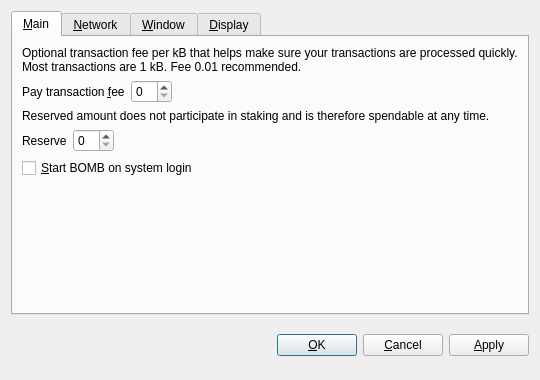
<?xml version="1.0" encoding="UTF-8"?>
<ui version="4.0">
 <class>OptionsDialog</class>
 <widget class="QDialog" name="OptionsDialog">
  <property name="geometry">
   <rect>
    <x>0</x>
    <y>0</y>
    <width>540</width>
    <height>380</height>
   </rect>
  </property>
  <property name="windowTitle">
   <string>Options</string>
  </property>
  <property name="modal">
   <bool>true</bool>
  </property>
  <layout class="QVBoxLayout" name="verticalLayout">
   <item>
    <widget class="QTabWidget" name="tabWidget">
     <property name="tabPosition">
      <enum>QTabWidget::North</enum>
     </property>
     <property name="currentIndex">
      <number>0</number>
     </property>
     <widget class="QWidget" name="tabMain">
      <attribute name="title">
       <string>&amp;Main</string>
      </attribute>
      <layout class="QVBoxLayout" name="verticalLayout_Main">
       <item>
        <widget class="QLabel" name="transactionFeeInfoLabel">
         <property name="text">
          <string>Optional transaction fee per kB that helps make sure your transactions are processed quickly. Most transactions are 1 kB. Fee 0.01 recommended.</string>
         </property>
         <property name="textFormat">
          <enum>Qt::PlainText</enum>
         </property>
         <property name="wordWrap">
          <bool>true</bool>
         </property>
        </widget>
       </item>
       <item>
        <layout class="QHBoxLayout" name="horizontalLayoutFee">
         <item>
          <widget class="QLabel" name="transactionFeeLabel">
           <property name="text">
            <string>Pay transaction &amp;fee</string>
           </property>
           <property name="textFormat">
            <enum>Qt::PlainText</enum>
           </property>
           <property name="buddy">
            <cstring>transactionFee</cstring>
           </property>
          </widget>
         </item>
         <item>
          <widget class="BitcoinAmountField" name="transactionFee"/>
         </item>
         <item>
          <spacer name="horizontalSpacerFee">
           <property name="orientation">
            <enum>Qt::Horizontal</enum>
           </property>
           <property name="sizeHint" stdset="0">
            <size>
             <width>40</width>
             <height>20</height>
            </size>
           </property>
          </spacer>
         </item>
        </layout>
       </item>
       <item>
        <widget class="QLabel" name="reserveBalanceInfoLabel">
         <property name="text">
          <string>Reserved amount does not participate in staking and is therefore spendable at any time.</string>
         </property>
         <property name="textFormat">
          <enum>Qt::PlainText</enum>
         </property>
         <property name="wordWrap">
          <bool>true</bool>
         </property>
        </widget>
       </item>
       <item>
        <layout class="QHBoxLayout" name="horizontalLayoutReserveBalance">
         <item>
          <widget class="QLabel" name="reserveBalanceLabel">
           <property name="text">
            <string>Reserve</string>
           </property>
           <property name="textFormat">
            <enum>Qt::PlainText</enum>
           </property>
           <property name="buddy">
            <cstring>reserveBalance</cstring>
           </property>
          </widget>
         </item>
         <item>
          <widget class="BitcoinAmountField" name="reserveBalance"/>
         </item>
         <item>
          <spacer name="horizontalSpacerReserveBalance">
           <property name="orientation">
            <enum>Qt::Horizontal</enum>
           </property>
           <property name="sizeHint" stdset="0">
            <size>
             <width>40</width>
             <height>20</height>
            </size>
           </property>
          </spacer>
         </item>
        </layout>
       </item>
       <item>
        <widget class="QCheckBox" name="bitcoinAtStartup">
         <property name="toolTip">
          <string>Automatically start BOMB after logging in to the system.</string>
         </property>
         <property name="text">
          <string>&amp;Start BOMB on system login</string>
         </property>
        </widget>
       </item>
       <item>
        <spacer name="verticalSpacer_Main">
         <property name="orientation">
          <enum>Qt::Vertical</enum>
         </property>
         <property name="sizeHint" stdset="0">
          <size>
           <width>20</width>
           <height>40</height>
          </size>
         </property>
        </spacer>
       </item>
      </layout>
     </widget>
     <widget class="QWidget" name="tabNetwork">
      <attribute name="title">
       <string>&amp;Network</string>
      </attribute>
      <layout class="QVBoxLayout" name="verticalLayout_Network">
       <item>
        <widget class="QCheckBox" name="mapPortUpnp">
         <property name="toolTip">
          <string>Automatically open the BOMB client port on the router. This only works when your router supports UPnP and it is enabled.</string>
         </property>
         <property name="text">
          <string>Map port using &amp;UPnP</string>
         </property>
        </widget>
       </item>
       <item>
        <widget class="QCheckBox" name="connectSocks">
         <property name="toolTip">
          <string>Connect to the BOMB network through a SOCKS proxy (e.g. when connecting through Tor).</string>
         </property>
         <property name="text">
          <string>&amp;Connect through SOCKS proxy:</string>
         </property>
        </widget>
       </item>
       <item>
        <layout class="QHBoxLayout" name="horizontalLayout_Network">
         <item>
          <widget class="QLabel" name="proxyIpLabel">
           <property name="text">
            <string>Proxy &amp;IP:</string>
           </property>
           <property name="textFormat">
            <enum>Qt::PlainText</enum>
           </property>
           <property name="buddy">
            <cstring>proxyIp</cstring>
           </property>
          </widget>
         </item>
         <item>
          <widget class="QValidatedLineEdit" name="proxyIp">
           <property name="maximumSize">
            <size>
             <width>140</width>
             <height>16777215</height>
            </size>
           </property>
           <property name="toolTip">
            <string>IP address of the proxy (e.g. 127.0.0.1)</string>
           </property>
          </widget>
         </item>
         <item>
          <widget class="QLabel" name="proxyPortLabel">
           <property name="text">
            <string>&amp;Port:</string>
           </property>
           <property name="textFormat">
            <enum>Qt::PlainText</enum>
           </property>
           <property name="buddy">
            <cstring>proxyPort</cstring>
           </property>
          </widget>
         </item>
         <item>
          <widget class="QLineEdit" name="proxyPort">
           <property name="maximumSize">
            <size>
             <width>55</width>
             <height>16777215</height>
            </size>
           </property>
           <property name="toolTip">
            <string>Port of the proxy (e.g. 9050)</string>
           </property>
          </widget>
         </item>
         <item>
          <widget class="QLabel" name="socksVersionLabel">
           <property name="text">
            <string>SOCKS &amp;Version:</string>
           </property>
           <property name="textFormat">
            <enum>Qt::PlainText</enum>
           </property>
           <property name="buddy">
            <cstring>socksVersion</cstring>
           </property>
          </widget>
         </item>
         <item>
          <widget class="QValueComboBox" name="socksVersion">
           <property name="toolTip">
            <string>SOCKS version of the proxy (e.g. 5)</string>
           </property>
          </widget>
         </item>
         <item>
          <spacer name="horizontalSpacer_Network">
           <property name="orientation">
            <enum>Qt::Horizontal</enum>
           </property>
           <property name="sizeHint" stdset="0">
            <size>
             <width>40</width>
             <height>20</height>
            </size>
           </property>
          </spacer>
         </item>
        </layout>
       </item>
       <item>
        <spacer name="verticalSpacer_Network">
         <property name="orientation">
          <enum>Qt::Vertical</enum>
         </property>
         <property name="sizeHint" stdset="0">
          <size>
           <width>20</width>
           <height>40</height>
          </size>
         </property>
        </spacer>
       </item>
      </layout>
     </widget>
     <widget class="QWidget" name="tabWindow">
      <attribute name="title">
       <string>&amp;Window</string>
      </attribute>
      <layout class="QVBoxLayout" name="verticalLayout_Window">
       <item>
        <widget class="QCheckBox" name="minimizeToTray">
         <property name="toolTip">
          <string>Show only a tray icon after minimizing the window.</string>
         </property>
         <property name="text">
          <string>&amp;Minimize to the tray instead of the taskbar</string>
         </property>
        </widget>
       </item>
       <item>
        <widget class="QCheckBox" name="minimizeOnClose">
         <property name="toolTip">
          <string>Minimize instead of exit the application when the window is closed. When this option is enabled, the application will be closed only after selecting Quit in the menu.</string>
         </property>
         <property name="text">
          <string>M&amp;inimize on close</string>
         </property>
        </widget>
       </item>
       <item>
        <spacer name="verticalSpacer_Window">
         <property name="orientation">
          <enum>Qt::Vertical</enum>
         </property>
         <property name="sizeHint" stdset="0">
          <size>
           <width>20</width>
           <height>40</height>
          </size>
         </property>
        </spacer>
       </item>
      </layout>
     </widget>
     <widget class="QWidget" name="tabDisplay">
      <attribute name="title">
       <string>&amp;Display</string>
      </attribute>
      <layout class="QVBoxLayout" name="verticalLayout_Display">
       <item>
        <layout class="QHBoxLayout" name="horizontalLayout_1_Display">
         <item>
          <widget class="QLabel" name="langLabel">
           <property name="text">
            <string>User Interface &amp;language:</string>
           </property>
           <property name="textFormat">
            <enum>Qt::PlainText</enum>
           </property>
           <property name="buddy">
            <cstring>lang</cstring>
           </property>
          </widget>
         </item>
         <item>
          <widget class="QValueComboBox" name="lang">
           <property name="toolTip">
            <string>The user interface language can be set here. This setting will take effect after restarting BOMB.</string>
           </property>
          </widget>
         </item>
        </layout>
       </item>
       <item>
        <layout class="QHBoxLayout" name="horizontalLayout_2_Display">
         <item>
          <widget class="QLabel" name="unitLabel">
           <property name="text">
            <string>&amp;Unit to show amounts in:</string>
           </property>
           <property name="textFormat">
            <enum>Qt::PlainText</enum>
           </property>
           <property name="buddy">
            <cstring>unit</cstring>
           </property>
          </widget>
         </item>
         <item>
          <widget class="QValueComboBox" name="unit">
           <property name="toolTip">
            <string>Choose the default subdivision unit to show in the interface and when sending coins.</string>
           </property>
          </widget>
         </item>
        </layout>
       </item>
       <item>
        <widget class="QCheckBox" name="displayAddresses">
         <property name="toolTip">
          <string>Whether to show BOMB addresses in the transaction list or not.</string>
         </property>
         <property name="text">
          <string>&amp;Display addresses in transaction list</string>
         </property>
        </widget>
       </item>
       <item>
        <widget class="QCheckBox" name="coinControlFeatures">
         <property name="toolTip">
          <string>Whether to show coin control features or not.</string>
         </property>
         <property name="text">
          <string>Display coin &amp;control features (experts only!)</string>
         </property>
        </widget>
       </item>
       <item>
        <spacer name="verticalSpacer_Display">
         <property name="orientation">
          <enum>Qt::Vertical</enum>
         </property>
         <property name="sizeHint" stdset="0">
          <size>
           <width>20</width>
           <height>40</height>
          </size>
         </property>
        </spacer>
       </item>
      </layout>
     </widget>
    </widget>
   </item>
   <item>
    <layout class="QHBoxLayout" name="horizontalLayout_Buttons">
     <item>
      <spacer name="horizontalSpacer_1">
       <property name="orientation">
        <enum>Qt::Horizontal</enum>
       </property>
       <property name="sizeHint" stdset="0">
        <size>
         <width>40</width>
         <height>48</height>
        </size>
       </property>
      </spacer>
     </item>
     <item>
      <widget class="QLabel" name="statusLabel">
       <property name="font">
        <font>
         <weight>75</weight>
         <bold>true</bold>
        </font>
       </property>
       <property name="text">
        <string/>
       </property>
       <property name="textFormat">
        <enum>Qt::PlainText</enum>
       </property>
       <property name="wordWrap">
        <bool>true</bool>
       </property>
      </widget>
     </item>
     <item>
      <spacer name="horizontalSpacer_2">
       <property name="orientation">
        <enum>Qt::Horizontal</enum>
       </property>
       <property name="sizeHint" stdset="0">
        <size>
         <width>40</width>
         <height>48</height>
        </size>
       </property>
      </spacer>
     </item>
     <item>
      <widget class="QPushButton" name="okButton">
       <property name="text">
        <string>&amp;OK</string>
       </property>
      </widget>
     </item>
     <item>
      <widget class="QPushButton" name="cancelButton">
       <property name="text">
        <string>&amp;Cancel</string>
       </property>
       <property name="autoDefault">
        <bool>false</bool>
       </property>
      </widget>
     </item>
     <item>
      <widget class="QPushButton" name="applyButton">
       <property name="text">
        <string>&amp;Apply</string>
       </property>
       <property name="autoDefault">
        <bool>false</bool>
       </property>
      </widget>
     </item>
    </layout>
   </item>
  </layout>
 </widget>
 <customwidgets>
  <customwidget>
   <class>BitcoinAmountField</class>
   <extends>QSpinBox</extends>
   <header>bitcoinamountfield.h</header>
  </customwidget>
  <customwidget>
   <class>QValueComboBox</class>
   <extends>QComboBox</extends>
   <header>qvaluecombobox.h</header>
  </customwidget>
  <customwidget>
   <class>QValidatedLineEdit</class>
   <extends>QLineEdit</extends>
   <header>qvalidatedlineedit.h</header>
  </customwidget>
 </customwidgets>
 <resources/>
 <connections/>
</ui>
